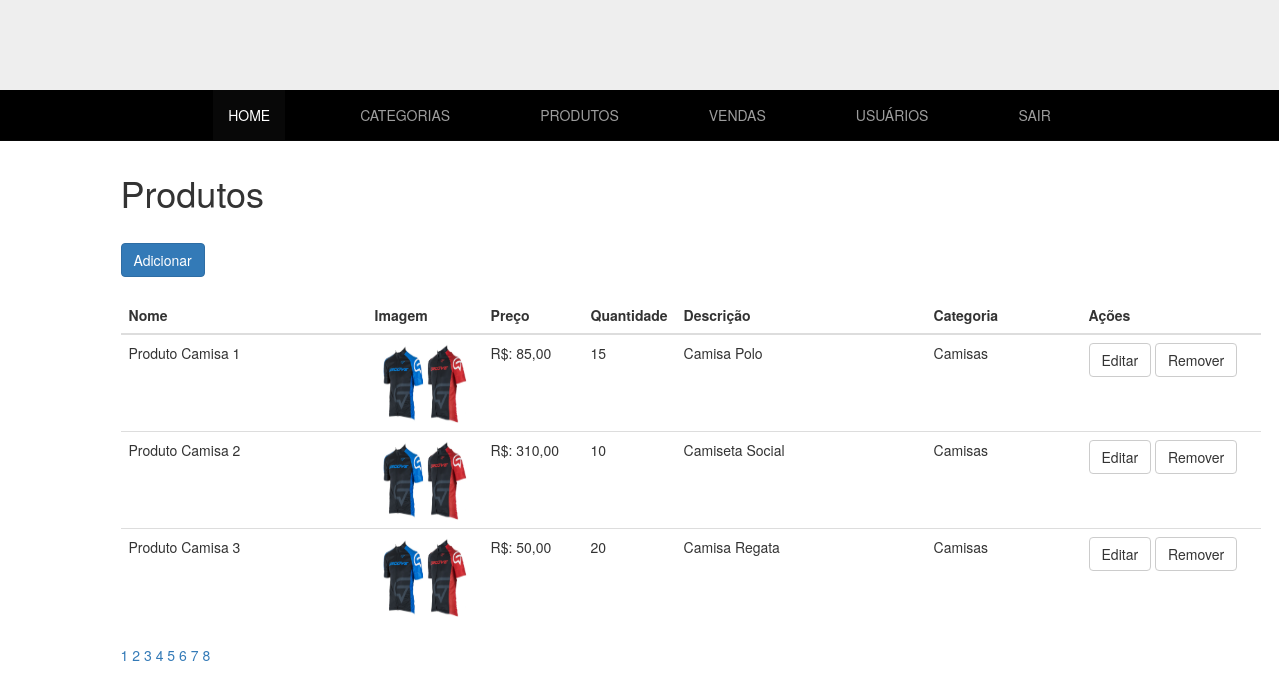
The app's page /admin/produtos (signed in) with its own data.
### tables this page shows
CREATE TABLE `produtos` (
  `idprodutos` int(11) NOT NULL AUTO_INCREMENT,
  `nome` varchar(60) NOT NULL,
  `imagem` varchar(45) NOT NULL,
  `preco` double NOT NULL,
  `quantidade` int(11) NOT NULL,
  `descricao` text NOT NULL,
  `categoria_id` int(11) NOT NULL,
  PRIMARY KEY (`idprodutos`),
  KEY `fk_produtos_categorias_idx` (`categoria_id`) USING BTREE,
  CONSTRAINT `fk_produtos_categorias` FOREIGN KEY (`categoria_id`) REFERENCES `categorias` (`idcategorias`) ON DELETE NO ACTION ON UPDATE CASCADE
);

### admin/core/Controller.php (called while the page is built, shortened)
<?php
class Controller {
    public function loadTemplate($viewName, $viewData = array()) {
        include 'views/template.php';
    }
    public function loadViewInTemplate($viewName, $viewData) {
        extract($viewData);
        include 'views/'.$viewName.'.php';
    }
}

### admin/controllers/produtosController.php (called while the page is built, shortened)
<?php
class produtosController extends Controller {
    public $produtosModel;
    function __construct() {
        $this->produtosModel = new ProdutosModel();
    }
    public function index() {
        $dados = array();
        $offset = 0;
        $limit = 3;
        $dados['limite_produtos'] = $limit;
        $dados['total_produtos'] = $this->produtosModel->getTotalProdutos();
        $dados['produtos'] = $this->produtosModel->getProdutos($offset, $limit);
        $this->loadTemplate('produtosView', $dados);
    }
}

### admin/core/Core.php (called while the page is built, shortened)
<?php
class Core {
    public function run() {
        $url = explode('index.php', $_SERVER['PHP_SELF']);
        $url = end($url);
        $params = array();
        if (!empty($url)) {
            $url = explode('/', $url);
            array_shift($url);
            array_shift($url);
            if (isset($url[0])) {
                $currentAction = $url[0];
                array_shift($url);
            } else {
                $currentAction = 'index';
            }
        } else {
            $currentController = 'homeController';
            $currentAction = 'index';
        }
        $c = new $currentController();
        call_user_func_array(array($c, $currentAction), $params);
    }
}

### admin/index.php (called while the page is built, shortened)
<?php
require 'config.php';
$core = new Core();
$core->run();

### admin/core/Model.php (called while the page is built, shortened)
<?php
class Model {
    public function __construct() {
        global $config;
        $this->db = new PDO("mysql:dbname=".$config['dbname'].";host=".$config['host'], $config['dbuser'], $config['dbpass']);
    }
}

### admin/config.php (called while the page is built, shortened)
<?php
$config = array();
if (ENVIRONMENT == 'development') {
    $config['dbname'] = 'sistema';
    $config['host'] = 'localhost';
    $config['dbuser'] = 'root';
    $config['dbpass'] = 'camelo69';
} else {
    $config['dbname'] = 'sistema';
    $config['host'] = 'localhost';
    $config['dbuser'] = 'root';
    $config['dbpass'] = 'camelo69';
}

### admin/models/ProdutosModel.php (called while the page is built, shortened)
<?php
class ProdutosModel extends Model {
    public function getProdutos($offset, $limit) {
        $array = array();
        $sql = "Select *, (Select categorias.nome_categoria From categorias Where categorias.idcategorias = produtos.categoria_id) as categoria From produtos LIMIT $offset, $limit";
        $sql = $this->db->query($sql);
        if($sql->rowCount() > 0) {
            $array = $sql->fetchAll();
        }
        return $array;
    }
}

### admin/views/produtosView.php (the view)
<aside class="row-fluid container container-categoria-admin">
    <h1>Produtos</h1><br/>
    <a href="/admin/produtos/adicionar" class="btn btn-primary">Adicionar</a><br/><br/>
    <div class="table-responsive">
        <table class="table table-hover">
            <thead>
                <tr>
                    <th class="cabecalho">Nome</th>
                    <th width="110" class="cabecalho">Imagem</th>
                    <th width="100" class="cabecalho">Preço</th>
                    <th width="80" class="cabecalho">Quantidade</th>
                    <th width="250" class="cabecalho">Descrição</th>
                    <th class="cabecalho">Categoria</th>
                    <th width="180" class="cabecalho">Ações</th>
                </tr>
            </thead>
            <tbody>
            <?php foreach($produtos as $prod): ?>
                <tr>
                    <td><?php echo $prod['nome']; ?></td>
                    <td><img src="/assets/images/produtos/<?php echo $prod['imagem']; ?>" border="0" width="100" height="80" /></td>
                    <td><?php echo "R$: ". number_format($prod['preco'], 2, ',', '.') ; ?></td>
                    <td><?php echo $prod['quantidade']; ?></td>
                    <td><?php echo $prod['descricao']; ?></td>
                    <td><?php echo $prod['categoria']; ?></td>
                    <td>
                        <a href="/admin/produtos/editar/<?php echo $prod['idprodutos']; ?>" class="btn btn-default">Editar</a>
                        <a href="/admin/produtos/remover/<?php echo $prod['idprodutos']; ?>" class="btn btn-default">Remover</a>
                    </td>
                </tr>
            <?php endforeach; ?>
            </tbody>
        </table>
        <?php $conta = ceil($total_produtos / $limite_produtos);
        for ($index = 1; $index <= $conta; $index++): ?>
        <a href="/admin/produtos?p=<?php echo $index; ?>"><?php echo $index; ?></a>
        <?php endfor; ?>
    </div>
</aside>

### assets/css/template.css (style rules this page uses)
html, body { margin: 0; height: 100px; }
th { text-align: left; }
.container-categoria-admin { width: 100%; height: 500px; position: absolute; right: 11%; left: 11%; margin-top: 16%; }
.cabecalho { text-align: left }

### records on screen
produtos: nome "Produto Camisa 1", imagem (picture), preco "85,00", quantidade "15", descricao "Camisa Polo", categoria "Camisas"
produtos: nome "Produto Camisa 2", imagem (picture), preco "310,00", quantidade "10", descricao "Camiseta Social", categoria "Camisas"
produtos: nome "Produto Camisa 3", imagem (picture), preco "50,00", quantidade "20", descricao "Camisa Regata", categoria "Camisas"
